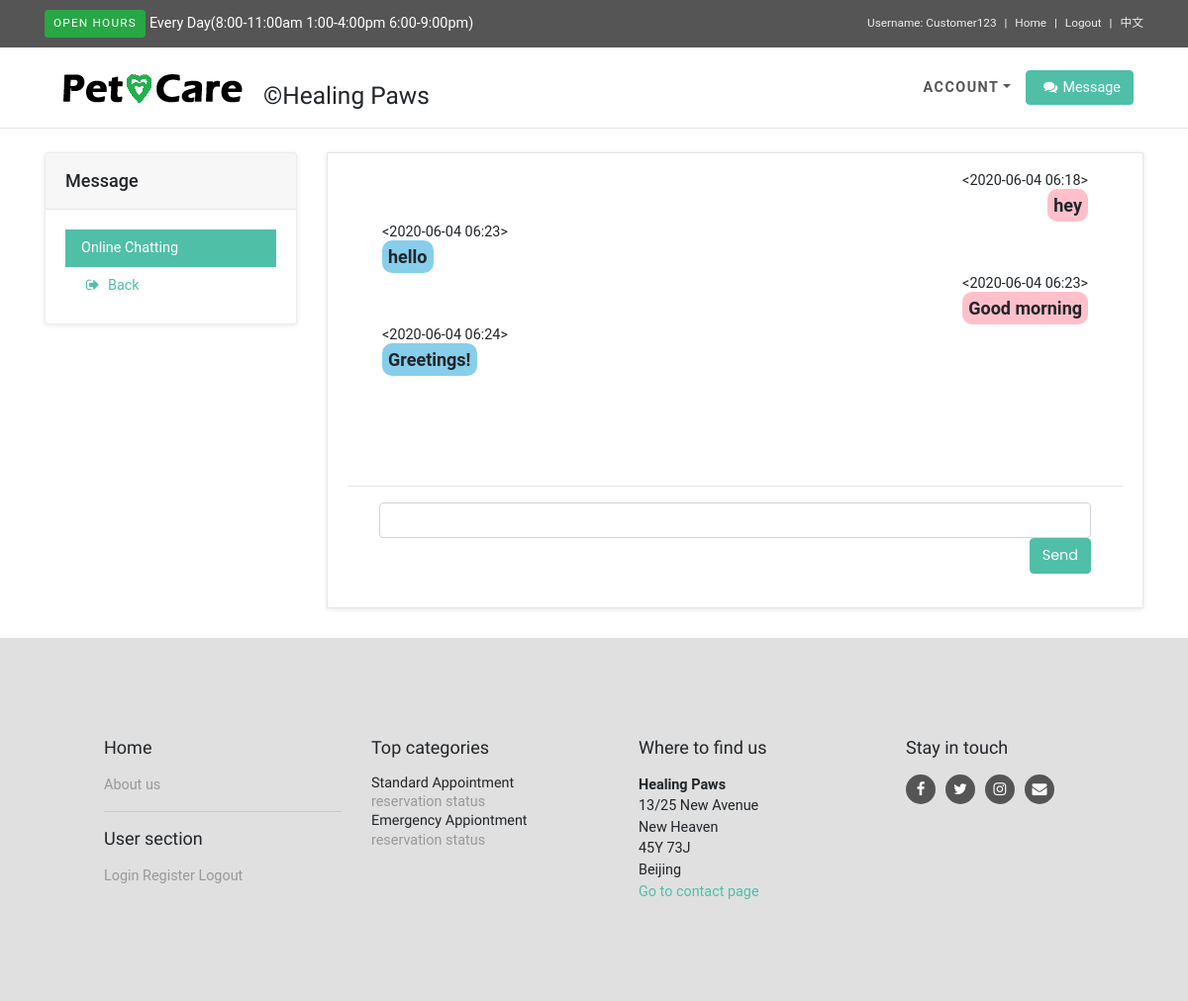
The page /customer_chatting (signed in) on the database its author committed.
### blogapp/models.py (models this page shows)
class Post(db.Model):
	id = db.Column(db.Integer, primary_key=True)
	body = db.Column(db.String(140))
	timestamp = db.Column(db.DateTime, index=True, default=datetime.utcnow)
	name = db.Column(db.String(140))
	user_id = db.Column(db.Integer, db.ForeignKey('customer.id'))
	def __repr__(self):
		return '<{}>'.format( str(self.timestamp)[0:16])

### blogapp/routes.py (the view)
@app.route('/customer_chatting', methods=['GET', 'POST'])
def customer_chatting():
	session['current_path'] = request.path
	form = PostForm()
	username = session.get("USERNAME")
	if not session.get("USERNAME") is None:
		user_in_db = Customer.query.filter(Customer.username == session.get("USERNAME")).first()
		if user_in_db:
			if form.validate_on_submit():
				body = form.postbody.data
				post = Post(body=body, author = user_in_db, name=session.get("USERNAME"))
				db.session.add(post)
				db.session.commit()
				return redirect(url_for('customer_chatting'))
			else:
				prev_posts = Post.query.filter(Post.user_id == user_in_db.id).all()
				return render_template('customer_chatting.html', title='Message', username=username, user_in_db=user_in_db, prev_posts=prev_posts, form=form, language=language[render_languages()])
		else:
			flash("User not permitted")
			return redirect(url_for('login'))
	else:
		flash("User needs to either login or signup first")
		return redirect(url_for('login'))

### blogapp/forms.py
class PostForm(FlaskForm):
	postbody = StringField('Chatbox', validators=[DataRequired()],render_kw={"class": "form-control", "required": 'required'})
	submit = SubmitField('Send', render_kw={"class": "btn btn-primary "})

### blogapp/routes.py (called while the page is built)
def render_languages():
    if not 'lang' in session:
        session['lang'] = 'en'
    return session['lang']

### blogapp/templates/customer_chatting.html (shortened to what this page needs)
{% extends "customer_base.html" %}
{% block content %}
	<div class="card sidebar-menu">
    	<div class="card-header">
        	<h3 class="h4 card-title">{{language['c-base-MESSAGE']}}</h3>
    	</div>
   		<div class="card-body">
            <ul class="nav nav-pills flex-column"><a href="{{ url_for('customer_chatting') }}" class="nav-link active">{{language['c-chat-Onlinechatting']}}</a><a href="{{ url_for('customer_index') }}" class="nav-link"><i class="fa fa-sign-out"></i> {{language['c-account-back']}}</a></ul>
        </div>
    </div>
    </div>
        <div class="col-lg-9">
            <div class="box">
				{% if prev_posts %}
						<div style="padding:0 35px; height: 300px; overflow: auto;">
						{% for post in prev_posts %}
							{% if post.name!=user_in_db.username %}
							<li style="line-height: 15px;  list-style-type: none; text-align: left;"> {{ post }}  </li>
							<li style="line-height: 35px;  list-style-type: none; text-align: left;"> <b style="padding: 6px; font-size: large;background: skyblue; border-radius: 10px; ">{{ post.body }}</b> </li>
							{% else %}
							<li style="line-height: 15px;  list-style-type: none; text-align: right;"> {{ post }}  </li>
							<li style="line-height: 35px;  list-style-type: none; text-align: right;"> <b style="padding: 6px; font-size: large;background: pink; border-radius: 10px; ">{{ post.body }}</b> </li>
							{% endif %}
						{% endfor %}
						</div>
						<hr>
				{% else %}
						<p style="padding-left: 35px;">{{language['c-chat-nochat']}}</p>
						<hr>
				{% endif %}
		        <form action="" method="post" style="text-align: right; padding:0 32px;">
				    <p>
				        {{ form.postbody() }}
				  	</p>
					<p>{{ form.submit() }}</p>
				</form>
            </div>
        </div>
 </div>
 </div>
 </div>
{% endblock %}

### blogapp/static/css/style.default.css (style rules this page uses)
body { overflow-x: hidden; background-color: #f0f0f0; }
a, button { -webkit-transition: all 0.3s; transition: all 0.3s; outline: none; }
a i.fa, button i.fa { margin: 0 5px; }
.btn-primary { color: #fff !important; }
.box { background: #fff; margin: 0 0 30px; border: solid 1px #e6e6e6; padding: 20px; -webkit-box-shadow: 0 1px 5px rgba(0, 0, 0, 0.1); box-shadow: 0 1px 5px rgba(0, 0, 0, 0.1); }
#content .card.sidebar-menu { -webkit-box-shadow: 0 1px 5px rgba(0, 0, 0, 0.1); box-shadow: 0 1px 5px rgba(0, 0, 0, 0.1); }
#content .card.sidebar-menu h3 { padding: 5px 0; margin: 0; }
.btn { font-weight: 400; border: 1px solid transparent; padding: 0.375rem 0.75rem; font-size: 0.9rem; line-height: 1.5; border-radius: 0.25rem; -webkit-transition: color 0.15s ease-in-out, background-color 0.15s ease-in-out, border-color 0.15s ease-in-out, -webkit-box-shadow 0.15s ease-in-out; transition: color 0.15s ease-in-out, background-color 0.15s ease-in-out, border-color 0.15s ease-in-out, -webkit-box-shadow 0.15s ease-in-out; transition: color 0.15s ease-in-out, background-color 0.15s ease-in-out, border-color 0.15s ease-in-out, box-shadow 0.15s ease-in-out; transition: color 0.15s ease-in-out, background-color 0.15s ease-in-out, border-color 0.15s ease-in-out, box-shadow 0.15s ease-in-out, -webkit-box-shadow 0.15s ease-in-out; }
.btn-primary { color: #212529; background-color: #4fbfa8; border-color: #4fbfa8; }
body { font-family: "Roboto", Helvetica, Arial, sans-serif; font-size: 0.9rem; font-weight: 400; line-height: 1.5; color: #212529; background-color: #f0f0f0; }
a { color: #4fbfa8; text-decoration: none; }
h1, h2, h3, h4, h5, h6, .h1, .h2, .h3, .h4, .h5, .h6 { margin-bottom: 0.5rem; font-family: inherit; font-weight: 500; line-height: 1.2; color: inherit; }
h3, .h3 { font-size: 1.53rem; }
h4, .h4 { font-size: 1.125rem; }
hr { border-top: 1px solid rgba(0, 0, 0, 0.1); }
.form-control { padding: 0.375rem 0.75rem; font-size: 0.9rem; line-height: 1.5; color: #495057; background-color: #fff; border: 1px solid #ced4da; border-radius: 0.25rem; -webkit-transition: border-color 0.15s ease-in-out, -webkit-box-shadow 0.15s ease-in-out; transition: border-color 0.15s ease-in-out, -webkit-box-shadow 0.15s ease-in-out; transition: border-color 0.15s ease-in-out, box-shadow 0.15s ease-in-out; transition: border-color 0.15s ease-in-out, box-shadow 0.15s ease-in-out, -webkit-box-shadow 0.15s ease-in-out; }
.form-control::placeholder { color: #6c757d; }
.nav-link { padding: 0.5rem 1rem; }
.nav-pills .nav-link { border-radius: 0; }
.nav-pills .nav-link.active, .nav-pills .show > .nav-link { color: #fff; background-color: #4fbfa8; }
.card { background-color: #fff; border: 1px solid rgba(0, 0, 0, 0.07); border-radius: 0.25rem; -webkit-box-shadow: 0 1px 5px rgba(0, 0, 0, 0.1); box-shadow: 0 1px 5px rgba(0, 0, 0, 0.1); }
.card-body { padding: 1.25rem; }
.card-title { margin-bottom: 0.75rem; }
.card-header { padding: 0.75rem 1.25rem; background-color: rgba(0, 0, 0, 0.03); border-bottom: 1px solid rgba(0, 0, 0, 0.07); }
.card-header:first-child { border-radius: calc(0.25rem - 1px) calc(0.25rem - 1px) 0 0; }

### blogapp/static/assets3/css-a/style.css (style rules this page uses)
body { background:url(../images/bg2.jpg)no-repeat; background-size: cover; background-position: center; }
body a { transition:0.5s all; -webkit-transition:0.5s all; -moz-transition:0.5s all; -o-transition:0.5s all; -ms-transition:0.5s all; font-weight:400; }
input[type="button"],input[type="submit"],input[type="text"],input[type="email"] { transition:0.5s all; -webkit-transition:0.5s all; -moz-transition:0.5s all; -o-transition:0.5s all; -ms-transition:0.5s all; font-family: 'Poppins', sans-serif; }
h1,h2,h3,h4,h5,h6 { margin:0; font-weight:400; transition:0.5s all; -webkit-transition:0.5s all; -moz-transition:0.5s all; -o-transition:0.5s all; -ms-transition:0.5s all; font-family: 'Raleway', sans-serif; }
p { margin:0; }
ul { margin:0; padding:0; }

### rows shown on the page
Post: timestamp "<2020-06-04 06:18>", body "hey"
Post: timestamp "<2020-06-04 06:23>", body "hello"
Post: timestamp "<2020-06-04 06:23>", body "Good morning"
Post: timestamp "<2020-06-04 06:24>", body "Greetings!"

### other values the page prints
{{ language['c-base-open'] }} "OPEN HOURS"
{{ language['c-base-everyday'] }} "Every Day(8:00-11:00am 1:00-4:00pm 6:00-9:00pm)"
{{ language['c-base-UN'] }} "Username:"
{{ username }} "Customer123"
{{ language['c-base-home'] }} "Home"
{{ language['c-base-logout'] }} "Logout"
{{ language['c-base-language'] }} "中文"
{{ language['c-base-account'] }} "ACCOUNT"
{{ language['c-base-MESSAGE'] }} "Message"
{{ language['c-chat-Onlinechatting'] }} "Online Chatting"
{{ language['c-account-back'] }} "Back"
{{ language['c-base-aboutus'] }} "About us"
{{ language['c-base-Usersection'] }} "User section"
{{ language['c-base-login'] }} "Login"
{{ language['c-base-register'] }} "Register"
